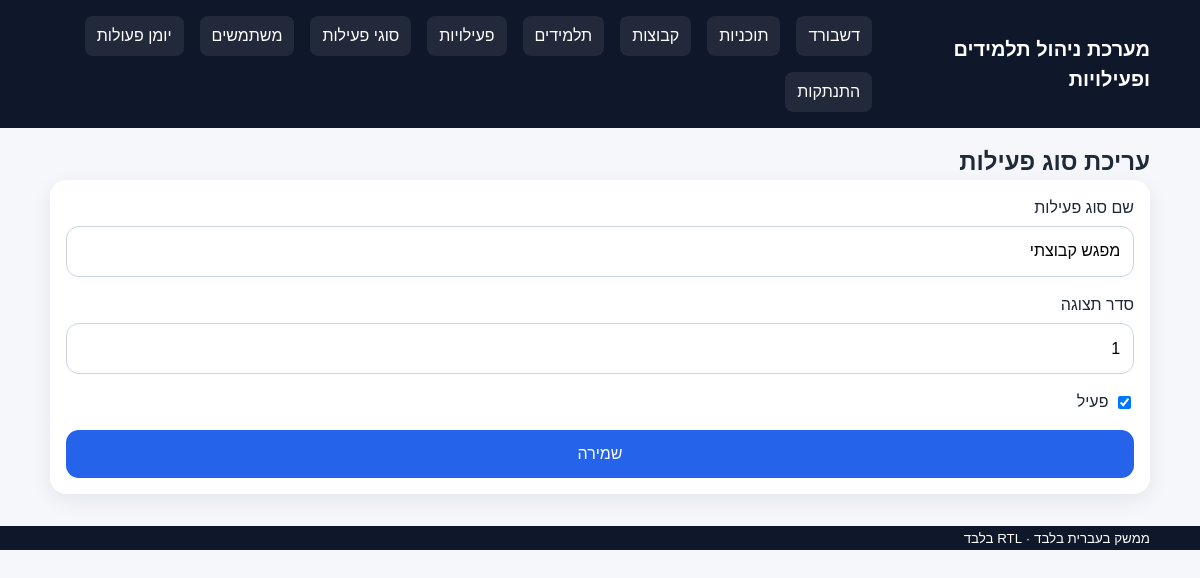
The page /activity_type_form.php?id=1 (signed in) on the database its author committed.
### tables this page shows
CREATE TABLE activity_types (
    id BIGINT UNSIGNED AUTO_INCREMENT PRIMARY KEY,
    name VARCHAR(100) NOT NULL,
    is_active TINYINT(1) NOT NULL DEFAULT 1,
    sort_order INT NOT NULL DEFAULT 0,
    created_at TIMESTAMP NULL DEFAULT CURRENT_TIMESTAMP,
    updated_at TIMESTAMP NULL DEFAULT CURRENT_TIMESTAMP ON UPDATE CURRENT_TIMESTAMP
);

### includes/functions.php (called while the page is built, shortened)
<?php
function e($value): string
{
    return htmlspecialchars((string)$value, ENT_QUOTES, 'UTF-8');
}
function get(string $key, $default = null)
{
    return $_GET[$key] ?? $default;
}

### public/activity_type_form.php (the view, shortened to what this page needs)
<?php
$db = getDB();
$id = (int)get('id', 0);
$type = ['name' => '', 'sort_order' => 0, 'is_active' => 1];
if ($id) {
    $stmt = $db->prepare('SELECT * FROM activity_types WHERE id=:id');
    $stmt->execute(['id' => $id]);
    $type = $stmt->fetch() ?: $type;
}
include __DIR__ . '/../includes/header.php';
?>
<h2><?= $id ? 'עריכת סוג פעילות' : 'סוג פעילות חדש' ?></h2>
<form method="post" class="card form-grid">
<label><span>שם סוג פעילות</span><input type="text" name="name" value="<?= e($type['name']) ?>" required></label>
<label><span>סדר תצוגה</span><input type="number" name="sort_order" value="<?= (int)$type['sort_order'] ?>"></label>
<label class="checkbox-row"><input type="checkbox" name="is_active" value="1" <?= $type['is_active'] ? 'checked' : '' ?>><span>פעיל</span></label>
<button class="btn primary" type="submit">שמירה</button>
</form>
<?php include __DIR__ . '/../includes/footer.php'; ?>

### assets/css/layout.css (style rules this page uses)
body { font-family:Arial,sans-serif;background:#f5f7fb;color:#1f2937;line-height:1.5 }
.card { background:#fff;padding:1rem;border-radius:1rem;box-shadow:0 6px 20px rgba(15,23,42,.08) }

### assets/css/forms.css (style rules this page uses)
.form-grid { display:grid;gap:1rem }
.form-grid label { display:grid;gap:.35rem }
.form-grid input,.form-grid select,.form-grid textarea { width:100%;padding:.8rem;border:1px solid #cbd5e1;border-radius:.8rem;background:#fff }
.checkbox-row { display:flex!important;align-items:center;gap:.6rem }
.checkbox-row input { width:auto }
.btn { display:inline-flex;justify-content:center;align-items:center;padding:.75rem 1rem;border:none;border-radius:.8rem;background:#e2e8f0;color:#111827;cursor:pointer }
.btn.primary { background:#2563eb;color:#fff }

### assets/css/app.css (style rules this page uses)
body { background: #f5f7fb; color: #1f2937; }

### rows shown on the page
activity_types: name "מפגש קבוצתי", sort_order "1", is_active "☑"

### other values the page prints
getConfig()['app_name'] "מערכת ניהול תלמידים ופעילויות"
